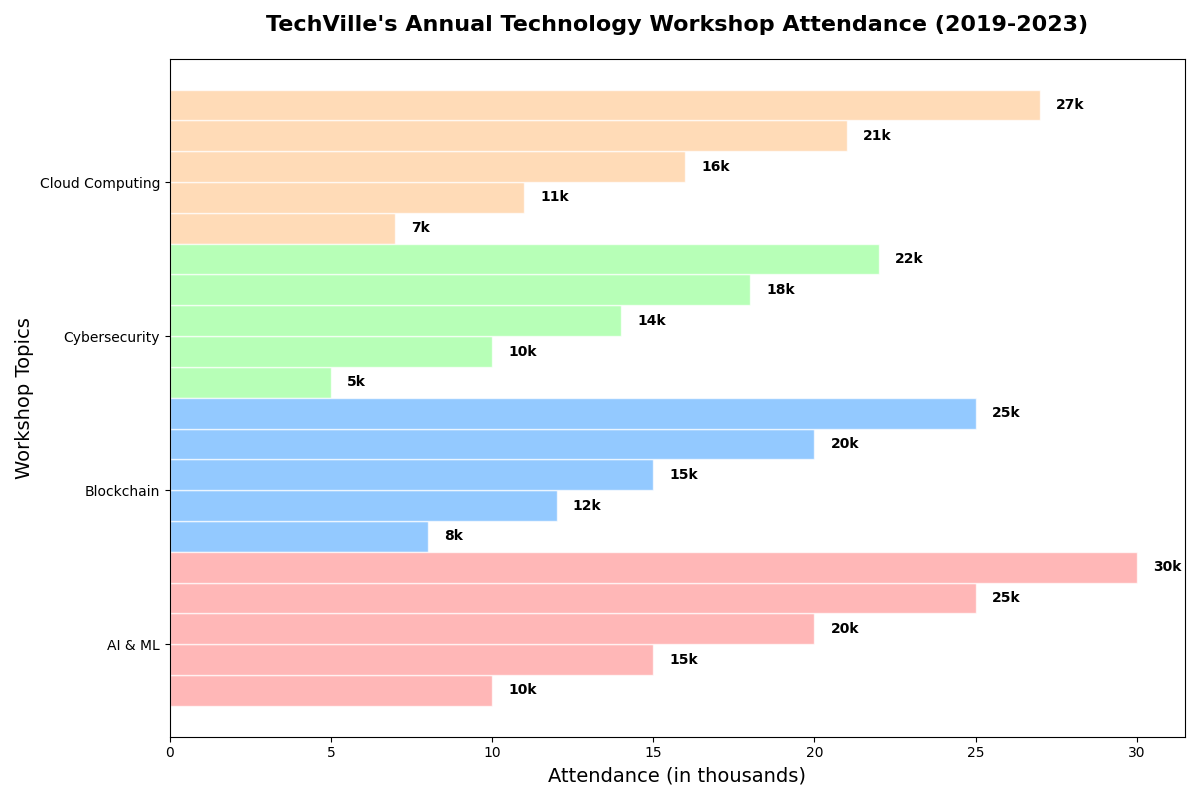

Generate this figure with Python:
import matplotlib.pyplot as plt
import numpy as np

# Define years and workshop topics
years = ['2019', '2020', '2021', '2022', '2023']
workshop_topics = ['AI & ML', 'Blockchain', 'Cybersecurity', 'Cloud Computing']

# Attendance data (in thousands)
attendance_data = np.array([
    [10, 15, 20, 25, 30],  # AI & ML
    [8, 12, 15, 20, 25],   # Blockchain
    [5, 10, 14, 18, 22],   # Cybersecurity
    [7, 11, 16, 21, 27],   # Cloud Computing
])

# Colors for different workshops
colors = ['#ff9999', '#66b3ff', '#99ff99', '#ffcc99']

# Create the figure and subplot
fig, ax = plt.subplots(figsize=(12, 8))

# Create horizontal bar charts
bar_height = 0.2
bar_positions = np.arange(len(workshop_topics))
for i, year in enumerate(years):
    ax.barh(bar_positions + i*bar_height, attendance_data[:, i], height=bar_height, color=colors, edgecolor='white', alpha=0.7)

# Add title and labels
ax.set_title("TechVille's Annual Technology Workshop Attendance (2019-2023)", fontsize=16, fontweight='bold', pad=20)
ax.set_ylabel("Workshop Topics", fontsize=14)
ax.set_xlabel("Attendance (in thousands)", fontsize=14)

# Set y-axis ticks and labels
ax.set_yticks(bar_positions + bar_height * 1.5)
ax.set_yticklabels(workshop_topics)

# Annotate bars with exact attendance
for i in range(len(years)):
    for j in range(len(workshop_topics)):
        ax.text(attendance_data[j][i] + 0.5, bar_positions[j] + i*bar_height, f'{attendance_data[j][i]}k', va='center', fontsize=10, fontweight='bold')

# Adjust layout to prevent overlap
plt.tight_layout()

# Display the plot
plt.show()
